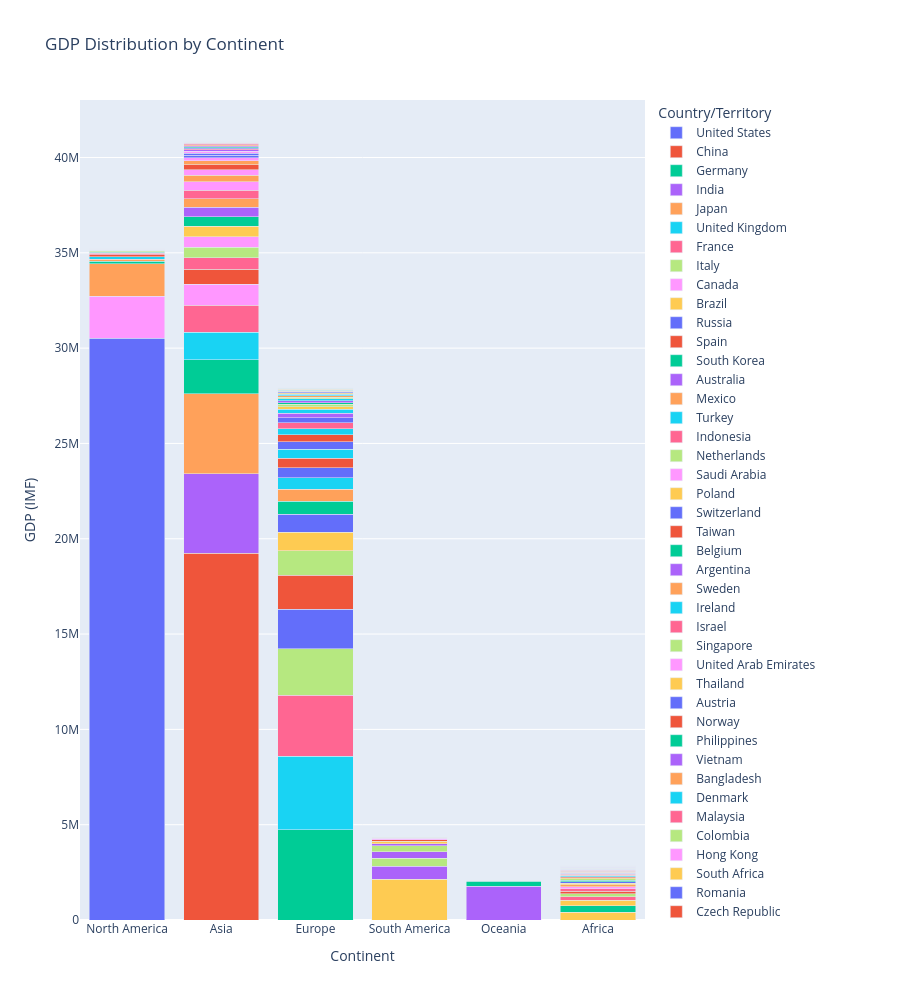

Notebook code cell kept with this figure:
### Code cell
import plotly.express as px

gdp_region["GDP (IMF)"] = gdp_region["GDP (IMF)"].astype(float)
gdp_region["Continent"] = gdp_region["Continent"].astype('category')

fig = px.bar(
    gdp_region,
    x="Continent",
    y="GDP (IMF)",
    color="Country/Territory",
    title="GDP Distribution by Continent",
    barmode="stack",  # stack bars instead of grouping
    height=1000
)

fig.show()
